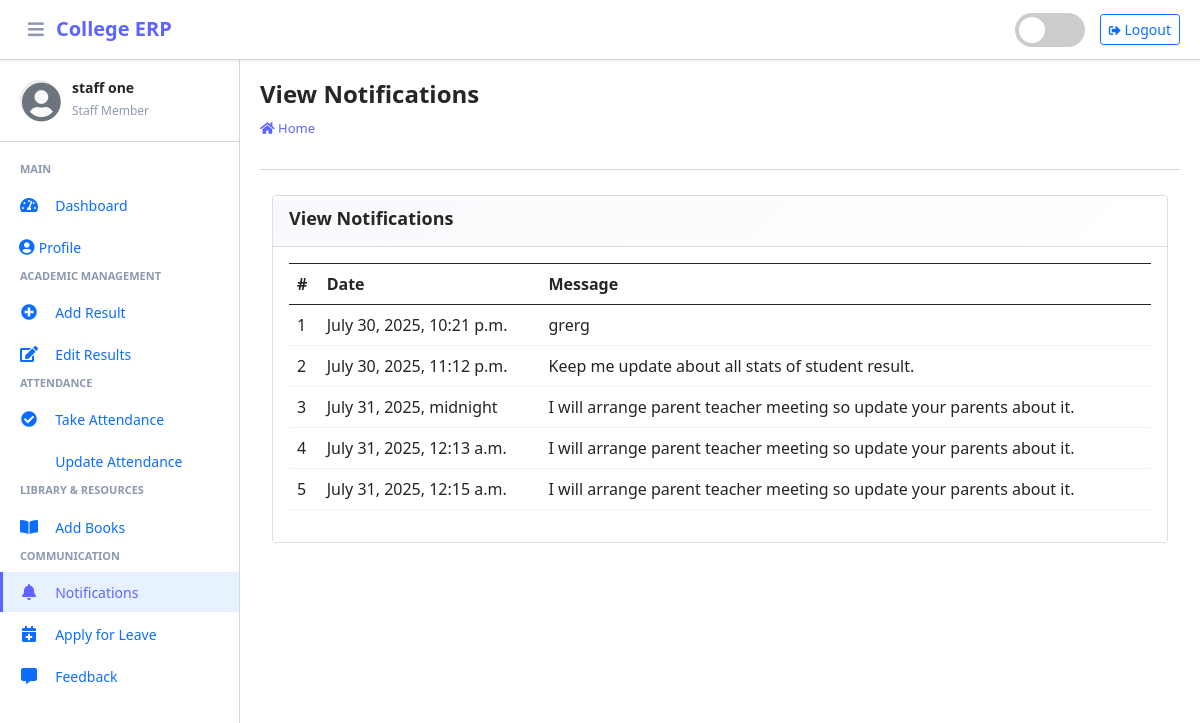
Screenshot of /staff/view/notification/ (signed in) with the database file from the repository.
### main_app/models.py (models this page shows, shortened)
class CustomUser(AbstractUser):
    USER_TYPE = ((1, "HOD"), (2, "Staff"), (3, "Student"))
    GENDER = [("M", "Male"), ("F", "Female")]
    username = None  # Removed username, using email instead
    email = models.EmailField(unique=True)
    user_type = models.CharField(default=1, choices=USER_TYPE, max_length=1)
    gender = models.CharField(max_length=1, choices=GENDER)
    profile_pic = models.ImageField()
    address = models.TextField()
    fcm_token = models.TextField(default="")  # For firebase notifications
    created_at = models.DateTimeField(auto_now_add=True)
    updated_at = models.DateTimeField(auto_now=True)
    USERNAME_FIELD = "email"
    REQUIRED_FIELDS = []
    objects = CustomUserManager()

class NotificationStaff(models.Model):
    staff = models.ForeignKey(Staff, on_delete=models.CASCADE)
    message = models.TextField()
    created_at = models.DateTimeField(auto_now_add=True)
    updated_at = models.DateTimeField(auto_now=True)

### main_app/staff_views.py (the view)
# urls.py: path("staff/view/notification/", staff_views.staff_view_notification,
def staff_view_notification(request):
    staff = get_object_or_404(Staff, admin=request.user)
    notifications = NotificationStaff.objects.filter(staff=staff)
    context = {
        'notifications': notifications,
        'page_title': "View Notifications"
    }
    return render(request, "staff_template/staff_view_notification.html", context)

### main_app/templates/staff_template/staff_view_notification.html
{% extends 'main_app/base.html' %}
{% load static %}
{% block page_title %}{{page_title}}{% endblock page_title %}
{% block content %}
<section class="content">
    <div class="container-fluid">
        <div class="row">
            <div class="col-md-12">
                <div class="card card-dark">
                    <div class="card-header">
                        <h3 class="card-title">{{page_title}}</h3>
                    </div>
                    <div class="card-body">
                        <div class="form-group table">
              <table class="table table-bordered">
                  <tr>
                      <th>#</th>
                      <th>Date</th>
                      <th>Message</th>
                  </tr>
                  {% for notification in  notifications %}
                    <tr>
                        <td>{{forloop.counter}}</td>
                        <td>{{notification.created_at}}</td>
                        <td>{{notification.message}}</td>
                    </tr>
                  {% endfor %}
              </table>
                        </div>
                    </div>
                </div>
            </div>
        </div>
    </div>
</section>
{% endblock content %}

### main_app/templates/main_app/erpnext_sidebar.html (shortened to what this page needs)
{% load static %}
<div class="sidebar-header">
    <div class="sidebar-user">
        <i class="fas fa-user-circle sidebar-default-avatar" id="default-avatar" style="display: none;"></i>
        <div class="sidebar-user-info">
            <h6>{{ user.get_full_name|default:user.username }}</h6>
            <small>
                {% if user.user_type == '1' %}
                    Administrator
                {% elif user.user_type == '2' %}
                    Staff Member
                {% else %}
                    Student
                {% endif %}
            </small>
        </div>
    </div>
</div>
<div class="nav-section">
    {% if user.user_type == '1' %}
        <h6 class="nav-section-title">Main</h6>
        <div class="nav-item">
            {% url 'admin_home' as admin_home %}
            <a href="{{ admin_home }}" class="nav-link {% if admin_home == request.path %}active{% endif %}">
                <i class="nav-icon fas fa-tachometer-alt"></i>
                <span class="nav-text">Dashboard</span>
            </a>
        </div>
        <div class="nav-item">
            {% url 'admin_view_profile' as admin_view_profile %}
            <a href="{{ admin_view_profile }}" class="nav-link {% if admin_view_profile == request.path %}active{% endif %}">
                <i class="fas fa-user-circle"></i>
                <span class="nav-text">Profile</span>
            </a>
        </div>
        <h6 class="nav-section-title">Academic Management</h6>
        <div class="nav-item has-submenu {% if 'course' in request.path %}open{% endif %}">
            <a href="#" class="nav-link">
                <i class="nav-icon fas fa-graduation-cap"></i>
                <span class="nav-text">Courses</span>
                <i class="nav-arrow fas fa-chevron-right"></i>
            </a>
            <div class="nav-submenu">
                <div class="nav-item">
                    {% url 'add_course' as add_course %}
                    <a href="{{ add_course }}" class="nav-link {% if add_course == request.path %}active{% endif %}">
                        <span class="nav-text">Add Course</span>
                    </a>
                </div>
                <div class="nav-item">
                    {% url 'manage_course' as manage_course %}
                    <a href="{{ manage_course }}" class="nav-link {% if manage_course == request.path or 'edit_course' in request.path %}active{% endif %}">
                        <span class="nav-text">Manage Courses</span>
                    </a>
                </div>
            </div>
        </div>
        <div class="nav-item has-submenu {% if 'subject' in request.path %}open{% endif %}">
            <a href="#" class="nav-link">
                <i class="nav-icon fas fa-book"></i>
                <span class="nav-text">Subjects</span>
                <i class="nav-arrow fas fa-chevron-right"></i>
            </a>
            <div class="nav-submenu">
                <div class="nav-item">
                    {% url 'add_subject' as add_subject %}
                    <a href="{{ add_subject }}" class="nav-link {% if add_subject == request.path %}active{% endif %}">
                        <span class="nav-text">Add Subject</span>
                    </a>
                </div>
                <div class="nav-item">
                    {% url 'manage_subject' as manage_subject %}
                    <a href="{{ manage_subject }}" class="nav-link {% if manage_subject == request.path or 'edit_subject' in request.path %}active{% endif %}">
                        <span class="nav-text">Manage Subjects</span>
                    </a>
                </div>
            </div>
        </div>
        <div class="nav-item has-submenu {% if 'session' in request.path %}open{% endif %}">
            <a href="#" class="nav-link">
                <i class="nav-icon fas fa-calendar-alt"></i>
                <span class="nav-text">Sessions</span>
                <i class="nav-arrow fas fa-chevron-right"></i>
            </a>
            <div class="nav-submenu">
                <div class="nav-item">
                    {% url 'add_session' as add_session %}
                    <a href="{{ add_session }}" class="nav-link {% if add_session == request.path %}active{% endif %}">
                        <span class="nav-text">Add Session</span>
                    </a>
                </div>
                <div class="nav-item">
                    {% url 'manage_session' as manage_session %}
                    <a href="{{ manage_session }}" class="nav-link {% if manage_session == request.path or 'edit_session' in request.path %}active{% endif %}">
                        <span class="nav-text">Manage Sessions</span>
                    </a>
                </div>
            </div>
        </div>
        <h6 class="nav-section-title">User Management</h6>
        <div class="nav-item">
            {% url 'add_staff' as add_staff %}
            <a href="{{ add_staff }}" class="nav-link {% if add_staff == request.path %}active{% endif %}">
                <i class="nav-icon fas fa-user-plus"></i>
                <span class="nav-text">Add Staff</span>
            </a>
        </div>
        <div class="nav-item">
            {% url 'manage_staff' as manage_staff %}
            <a href="{{ manage_staff }}" class="nav-link {% if manage_staff == request.path or 'edit_staff' in request.path %}active{% endif %}">
                <i class="nav-icon fas fa-users-cog"></i>
                <span class="nav-text">Manage Staff</span>
            </a>
        </div>
        <div class="nav-item">
            {% url 'add_student' as add_student %}
            <a href="{{ add_student }}" class="nav-link {% if add_student == request.path %}active{% endif %}">
                <i class="nav-icon fas fa-user-graduate"></i>
                <span class="nav-text">Add Student</span>
            </a>
        </div>
        <div class="nav-item">
            {% url 'manage_student' as manage_student %}
            <a href="{{ manage_student }}" class="nav-link {% if manage_student == request.path or 'edit_student' in request.path %}active{% endif %}">
                <i class="nav-icon fas fa-users"></i>
                <span class="nav-text">Manage Students</span>
            </a>
        </div>
        <h6 class="nav-section-title">Communication</h6>
        <div class="nav-item">
            {% url 'admin_notify_staff' as admin_notify_staff %}
            <a href="{{ admin_notify_staff }}" class="nav-link {% if admin_notify_staff == request.path %}active{% endif %}">
                <i class="nav-icon fas fa-bell"></i>
                <span class="nav-text">Notify Staff</span>
            </a>
        </div>
        <div class="nav-item">
            {% url 'admin_notify_student' as admin_notify_student %}
            <a href="{{ admin_notify_student }}" class="nav-link {% if admin_notify_student == request.path %}active{% endif %}">
                <i class="nav-icon fas fa-bullhorn"></i>
                <span class="nav-text">Notify Students</span>
            </a>
        </div>
        <h6 class="nav-section-title">Reports & Analytics</h6>
        <div class="nav-item">
            {% url 'admin_view_attendance' as admin_view_attendance %}
            <a href="{{ admin_view_attendance }}" class="nav-link {% if admin_view_attendance == request.path %}active{% endif %}">
                <i class="nav-icon fas fa-chart-line"></i>
                <span class="nav-text">View Attendance</span>
            </a>
        </div>
        <div class="nav-item">
            {% url 'student_feedback_message' as student_feedback_message %}
            <a href="{{ student_feedback_message }}" class="nav-link {% if student_feedback_message == request.path %}active{% endif %}">
                <i class="nav-icon fas fa-comments"></i>
                <span class="nav-text">Student Feedback</span>
            </a>
        </div>
        <div class="nav-item">
            {% url 'staff_feedback_message' as staff_feedback_message %}
            <a href="{{ staff_feedback_message }}" class="nav-link {% if staff_feedback_message == request.path %}active{% endif %}">
                <i class="nav-icon fas fa-comment-dots"></i>
                <span class="nav-text">Staff Feedback</span>
            </a>
        </div>
        <h6 class="nav-section-title">Leave Management</h6>
        <div class="nav-item">
            {% url 'view_staff_leave' as view_staff_leave %}
            <a href="{{ view_staff_leave }}" class="nav-link {% if view_staff_leave == request.path %}active{% endif %}">
                <i class="nav-icon fas fa-calendar-check"></i>
                <span class="nav-text">Staff Leave</span>
            </a>
        </div>
        <div class="nav-item">
            {% url 'view_student_leave' as view_student_leave %}
            <a href="{{ view_student_leave }}" class="nav-link {% if view_student_leave == request.path %}active{% endif %}">
                <i class="nav-icon fas fa-calendar-times"></i>
                <span class="nav-text">Student Leave</span>
            </a>
        </div>
    {% elif user.user_type == '2' %}
        <h6 class="nav-section-title">Main</h6>
        <div class="nav-item">
            {% url 'staff_home' as staff_home %}
            <a href="{{ staff_home }}" class="nav-link {% if staff_home == request.path %}active{% endif %}">
                <i class="nav-icon fas fa-tachometer-alt"></i>
                <span class="nav-text">Dashboard</span>
            </a>
        </div>
        <div class="nav-item">
            {% url 'staff_view_profile' as staff_view_profile %}
            <a href="{{ staff_view_profile }}" class="nav-link {% if staff_view_profile == request.path %}active{% endif %}">
                <i class="fas fa-user-circle"></i>
                <span class="nav-text">Profile</span>
            </a>
        </div>
        <h6 class="nav-section-title">Academic Management</h6>
        <div class="nav-item">
            {% url 'staff_add_result' as staff_add_result %}
            <a href="{{ staff_add_result }}" class="nav-link {% if staff_add_result == request.path %}active{% endif %}">
                <i class="nav-icon fas fa-plus-circle"></i>
                <span class="nav-text">Add Result</span>
            </a>
        </div>
        <div class="nav-item">
            {% url 'edit_student_result' as edit_student_result %}
            <a href="{{ edit_student_result }}" class="nav-link {% if edit_student_result == request.path %}active{% endif %}">
                <i class="nav-icon fas fa-edit"></i>
                <span class="nav-text">Edit Results</span>
            </a>
        </div>
        <h6 class="nav-section-title">Attendance</h6>
        <div class="nav-item">
            {% url 'staff_take_attendance' as staff_take_attendance %}
            <a href="{{ staff_take_attendance }}" class="nav-link {% if staff_take_attendance == request.path %}active{% endif %}">
                <i class="nav-icon fas fa-check-circle"></i>
                <span class="nav-text">Take Attendance</span>
            </a>
        </div>
        <div class="nav-item">
            {% url 'staff_update_attendance' as staff_update_attendance %}
            <a href="{{ staff_update_attendance }}" class="nav-link {% if staff_update_attendance == request.path %}active{% endif %}">
                <span class="nav-text">Update Attendance</span>
            </a>
        </div>
        <h6 class="nav-section-title">Library & Resources</h6>
        <div class="nav-item">
            {% url 'add_book' as add_book %}
            <a href="{{ add_book }}" class="nav-link {% if add_book == request.path %}active{% endif %}">
                <i class="nav-icon fas fa-book-open"></i>
                <span class="nav-text">Add Books</span>
            </a>
        </div>
        <h6 class="nav-section-title">Communication</h6>
        <div class="nav-item">
            {% url 'staff_view_notification' as staff_view_notification %}
            <a href="{{ staff_view_notification }}" class="nav-link {% if staff_view_notification == request.path %}active{% endif %}">
                <i class="nav-icon fas fa-bell"></i>
                <span class="nav-text">Notifications</span>
            </a>
        </div>
        <div class="nav-item">
            {% url 'staff_apply_leave' as staff_apply_leave %}
            <a href="{{ staff_apply_leave }}" class="nav-link {% if staff_apply_leave == request.path %}active{% endif %}">
                <i class="nav-icon fas fa-calendar-plus"></i>
                <span class="nav-text">Apply for Leave</span>
            </a>
        </div>
        <div class="nav-item">
            {% url 'staff_feedback' as staff_feedback %}
            <a href="{{ staff_feedback }}" class="nav-link {% if staff_feedback == request.path %}active{% endif %}">
                <i class="nav-icon fas fa-comment-alt"></i>
                <span class="nav-text">Feedback</span>
            </a>
        </div>
    {% endif %}
</div>

### rows the page displays
CustomUser: get_full_name "staff one"
NotificationStaff: created_at "July 30, 2025, 10:21 p.m.", message "grerg"
NotificationStaff: created_at "July 30, 2025, 11:12 p.m.", message "Keep me update about all stats of student result."
NotificationStaff: created_at "July 31, 2025, midnight", message "I will arrange parent teacher meeting so update your parents about it."
NotificationStaff: created_at "July 31, 2025, 12:13 a.m.", message "I will arrange parent teacher meeting so update your parents about it."
NotificationStaff: created_at "July 31, 2025, 12:15 a.m.", message "I will arrange parent teacher meeting so update your parents about it."

### other values shown
{{ page_title }} "View Notifications"
